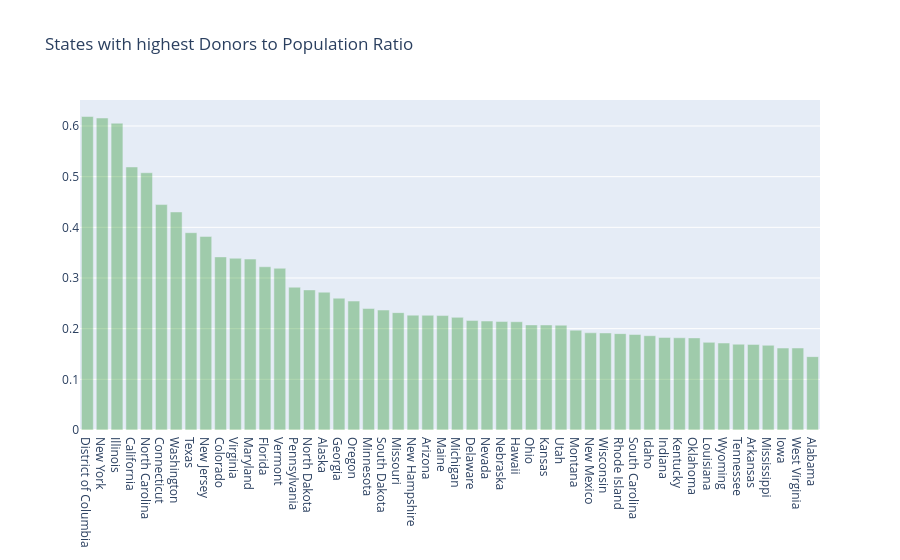

Notebook cell for this chart:
### Markdown cell above
* **California**, al ser el estado con mayor población, cuenta también con una gran base de donantes registrados, alcanzando casi los 300,000 donantes. **San Francisco y Los Ángeles** son las principales ciudades de California donde se ubica la mayor cantidad de ellos. El estado de California también registra el mayor número de escuelas y proyectos.
* **Nueva York, Texas y Florida**, con aproximadamente 137,000, 134,000 y 108,000 donantes respectivamente, son los otros tres estados principales con una alta población de donantes. Las principales ciudades incluyen Nueva York, Miami, Tampa, Houston y Dallas, donde se localiza la mayor cantidad de donantes.
* **Dakota del Norte, Dakota del Sur, Vermont y Wyoming** son los estados con una cantidad muy baja de donantes, menos de 4,000. Existe una entrada llamada "others" (otros) en los datos de los estados, la cual probablemente indica donantes que son profesores o donantes procedentes de otros países.  
* Entre todas las ciudades de EE. UU., las tres principales con el mayor número de donantes son: **Chicago (aprox. 35K donantes), Nueva York (aprox. 27K donantes) y Brooklyn (aprox. 22K donantes)**. Las ciudades californianas de San Francisco y Los Ángeles son las siguientes dos ciudades con una gran base de donantes, con aproximadamente 18K y 16K donantes respectivamente.

## Conjunto de Datos Ajustado por Población (Population Adjusted Dataset)

Los estados que lideran los gráficos anteriores son, en realidad, aquellos que tienen una población muy alta. Resultará interesante descubrir el número de donantes por cada 100,000 habitantes en cada estado. Para ello, he añadido un conjunto de datos ajustado por población que incluye el número de habitantes de cada estado para el año 2013.

Conjunto de datos de población: http://www.enchantedlearning.com/usa/states/population.shtml

## <a id="2.3">2.3 Estados con la mayor Proporción de Donantes por Población</a>

### Code cell
census_2013 = {'Mississippi': 2991207, 'Iowa': 3090416, 'Oklahoma': 3850568, 'Delaware': 925749, 'Minnesota': 5420380, 'Alaska': 735132, 'Illinois': 12882135, 'Arkansas': 2959373, 'New Mexico': 2085287, 'Indiana': 6570902, 'Maryland': 5928814, 'Louisiana': 4625470, 'Texas': 26448193, 'Wyoming': 582658, 'Arizona': 6626624, 'Wisconsin': 5742713, 'Michigan': 9895622, 'Kansas': 2893957, 'Utah': 2900872, 'Virginia': 8260405, 'Oregon': 3930065, 'Connecticut': 3596080, 'New York': 19651127, 'California': 38332521, 'Massachusetts': 6692824, 'West Virginia': 1854304, 'South Carolina': 4774839, 'New Hampshire': 1323459, 'Vermont': 626630, 'Georgia': 9992167, 'North Dakota': 723393, 'Pennsylvania': 12773801, 'Florida': 19552860, 'Hawaii': 1404054, 'Kentucky': 4395295, 'Rhode Island': 1051511, 'Nebraska': 1868516, 'Missouri': 6044171, 'Ohio': 11570808, 'Alabama': 4833722, 'South Dakota': 844877, 'Colorado': 5268367, 'Idaho': 1612136, 'New Jersey': 8899339, 'Washington': 6971406, 'North Carolina': 9848060, 'Tennessee': 6495978, 'Montana': 1015165, 'District of Columbia': 646449, 'Nevada': 2790136, 'Maine': 1328302}

donors_from_states = dict(donors_df['Donor State'].value_counts())

don_pop = {}
for state, don in donors_from_states.items():
    if state not in census_2013:
        continue
    don_pop[state]  = float(don)*100000/ census_2013[state]

import operator
don_pop = sorted(don_pop.items(), key=operator.itemgetter(1), reverse = True)
xx = [x[0] for x in (don_pop)][1:]
yy = [x[1] for x in (don_pop)][1:]

trace2 = go.Bar(
    x=xx,
    y=yy,
    name='Donors to Population',
    marker=dict(color='green'),
    opacity=0.3
)

data = [trace2]
layout = go.Layout(
    barmode='group',
    legend=dict(dict(x=-.1, y=1.2)),
    margin=dict(b=120),
    title = 'States with highest Donors to Population Ratio',
)

fig = go.Figure(data=data, layout=layout)
iplot(fig, filename='grouped-bar')

### Figure 1 — Plotly figure (JSON) as saved in the notebook; plotly's stock layout.template omitted (floating-point values rounded to 4 significant figures)
{"data": [{"marker": {"color": "green"}, "name": "Donors to Population", "opacity": 0.3, "type": "bar", "x": ["District of Columbia", "New York", "Illinois", "California", "North Carolina", "Connecticut", "Washington", "Texas", "New Jersey", "Colorado", "Virginia", "Maryland", "Florida", "Vermont", "Pennsylvania", "North Dakota", "Alaska", "Georgia", "Oregon", "Minnesota", "South Dakota", "Missouri", "New Hampshire", "Arizona", "Maine", "Michigan", "Delaware", "Nevada", "Nebraska", "Hawaii", "Ohio", "Kansas", "Utah", "Montana", "New Mexico", "Wisconsin", "Rhode Island", "South Carolina", "Idaho", "Indiana", "Kentucky", "Oklahoma", "Louisiana", "Wyoming", "Tennessee", "Arkansas", "Mississippi", "Iowa", "West Virginia", "Alabama"], "y": [0.6188, 0.6157, 0.6055, 0.5191, 0.5077, 0.4449, 0.4303, 0.3894, 0.3821, 0.3417, 0.339, 0.3373, 0.3222, 0.3192, 0.2818, 0.2765, 0.2721, 0.2602, 0.2544, 0.2398, 0.2367, 0.2316, 0.2267, 0.2264, 0.2259, 0.2223, 0.216, 0.215, 0.2141, 0.2137, 0.2074, 0.2073, 0.2068, 0.197, 0.1918, 0.1915, 0.1902, 0.1885, 0.1861, 0.1826, 0.182, 0.1818, 0.173, 0.1716, 0.1693, 0.169, 0.1672, 0.1618, 0.1618, 0.1448]}], "layout": {"barmode": "group", "legend": {"x": -0.1, "y": 1.2}, "margin": {"b": 120}, "title": {"text": "States with highest Donors to Population Ratio"}}}
